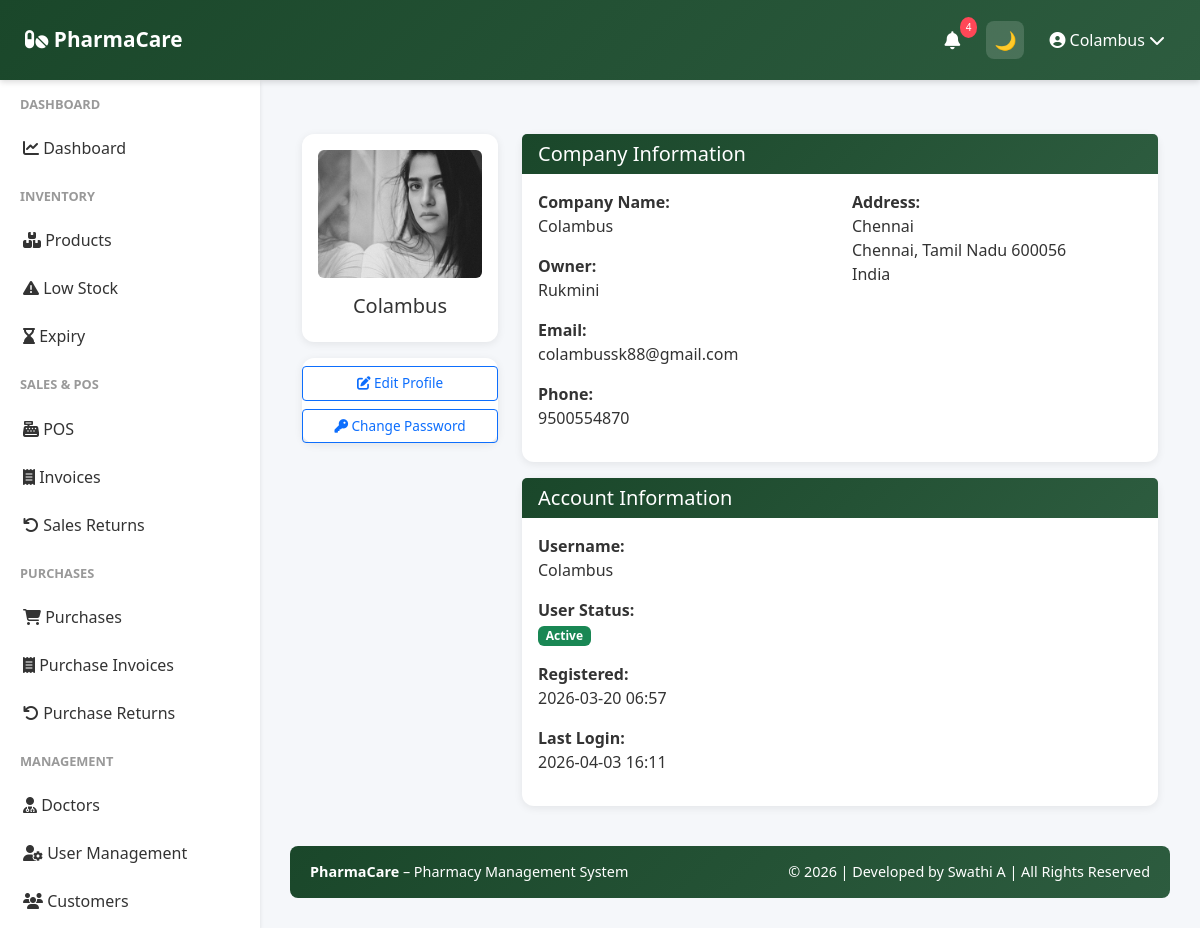
The app's page /profile (signed in) with its own data.
### app/models.py (models this page shows, shortened)
class User(UserMixin, db.Model):
    __tablename__ = 'user'
    id = db.Column(db.Integer, primary_key=True)
    company_id = db.Column(db.Integer, db.ForeignKey('company.id'), nullable=False)
    role = db.Column(db.String(20), default='manager')
    username = db.Column(db.String(255), unique=True, nullable=False)
    password_hash = db.Column(db.String(255), nullable=False)
    is_active = db.Column(db.Boolean, default=True)
    last_login = db.Column(db.DateTime)
    created_date = db.Column(db.DateTime, default=datetime.utcnow)
    updated_date = db.Column(db.DateTime, default=datetime.utcnow, onupdate=datetime.utcnow)
    company = db.relationship('Company', back_populates='user')

class Company(db.Model):
    __tablename__ = 'company'
    id = db.Column(db.Integer, primary_key=True)
    company_id = db.Column(db.String(36), unique=True, default=lambda: str(uuid.uuid4()))
    company_name = db.Column(db.String(255), nullable=False)
    owner_name = db.Column(db.String(255), nullable=False)
    email = db.Column(db.String(255), unique=True, nullable=False)
    phone = db.Column(db.String(20), nullable=False)
    address = db.Column(db.String(500), nullable=False)
    city = db.Column(db.String(100), nullable=False)
    state = db.Column(db.String(100), nullable=False)
    country = db.Column(db.String(100), nullable=False)
    postal_code = db.Column(db.String(20), nullable=False)
    gst_number = db.Column(db.String(50), unique=True)
    drug_license_number = db.Column(db.String(100), unique=True)
    logo_path = db.Column(db.String(500))
    is_active = db.Column(db.Boolean, default=True)
    created_date = db.Column(db.DateTime, default=datetime.utcnow)
    updated_date = db.Column(db.DateTime, default=datetime.utcnow, onupdate=datetime.utcnow)
    user = db.relationship('User', back_populates='company', uselist=False, cascade='all, delete-orphan')
    products = db.relationship('Product', back_populates='company', cascade='all, delete-orphan')
    sales = db.relationship('Sale', back_populates='company', cascade='all, delete-orphan')
    purchases = db.relationship('Purchase', back_populates='company', cascade='all, delete-orphan')
    customers = db.relationship('Customer', back_populates='company', cascade='all, delete-orphan')
    suppliers = db.relationship('Supplier', back_populates='company', cascade='all, delete-orphan')
    expenses = db.relationship('Expense', back_populates='company', cascade='all, delete-orphan')
    alerts = db.relationship('Alert', back_populates='company', cascade='all, delete-orphan')

### app/routes/auth.py (the view)
@auth_bp.route('/profile')
@login_required
def profile():
    company = current_user.company
    return render_template('profile.html', company=company)

### app/templates/profile.html (shortened to what this page needs)
{% extends "base.html" %}
{% block content %}
<div class="container mt-4">
    <div class="row">
        <div class="col-md-3">
            <div class="card text-center">
                <div class="card-body">
                    {% if company.logo_path %}
                    <img src="{{ url_for('static', filename=company.logo_path) }}" class="img-fluid rounded" style="max-height: 150px;">
                    {% else %}
                    <div class="bg-light rounded p-4">
                        <i class="fas fa-hospital" style="font-size: 80px; color: #ccc;"></i>
                    </div>
                    {% endif %}
                    <h5 class="mt-3">{{ company.company_name }}</h5>
                </div>
            </div>
            <div class="card mt-3">
                <div class="list-group list-group-flush">
                    <a href="{{ url_for('auth.edit_profile') }}" class="btn btn-outline-primary btn-sm w-100 mt-2">
                        <i class="fas fa-edit"></i> Edit Profile
                    </a>
                    <a href="{{ url_for('auth.change_password') }}" class="btn btn-outline-primary btn-sm w-100 mt-2">
                        <i class="fas fa-key"></i> Change Password
                    </a>
                </div>
            </div>
        </div>
        <div class="col-md-9">
            <div class="card">
                <div class="card-header">
                    <h5 class="mb-0">Company Information</h5>
                </div>
                <div class="card-body">
                    <div class="row">
                        <div class="col-md-6">
                            <p><strong>Company Name:</strong><br>{{ company.company_name }}</p>
                            <p><strong>Owner:</strong><br>{{ company.owner_name }}</p>
                            <p><strong>Email:</strong><br>{{ company.email }}</p>
                            <p><strong>Phone:</strong><br>{{ company.phone }}</p>
                        </div>
                        <div class="col-md-6">
                            <p><strong>Address:</strong><br>{{ company.address }}<br>{{ company.city }}, {{ company.state }} {{ company.postal_code }}<br>{{ company.country }}</p>
                        </div>
                    </div>
                </div>
            </div>
            <div class="card mt-3">
                <div class="card-header">
                    <h5 class="mb-0">Account Information</h5>
                </div>
                <div class="card-body">
                    <p><strong>Username:</strong><br>{{ current_user.username }}</p>
                    <p><strong>User Status:</strong><br><span class="badge bg-success">Active</span></p>
                        <p><strong>Registered:</strong><br>{{ company.created_date.strftime('%Y-%m-%d %H:%M') if company.created_date else '' }}</p>
                        <p><strong>Last Login:</strong><br>{{ current_user.last_login.strftime('%Y-%m-%d %H:%M') if current_user.last_login else '' }}</p>
                </div>
            </div>
        </div>
    </div>
</div>
{% endblock %}

### app/templates/base.html (shortened to what this page needs)
<!doctype html>
<html lang="en" data-theme="light">
  <head>
    <link
      href="https://cdn.jsdelivr.net/npm/bootstrap@5.3.0/dist/css/bootstrap.min.css"
      rel="stylesheet"
    />
    <link
      rel="stylesheet"
      href="https://cdnjs.cloudflare.com/ajax/libs/font-awesome/6.4.0/css/all.min.css"
    />
  </head>
  <body>
   <nav class="navbar">
  <a class="navbar-brand" href="{{ url_for('dashboard.dashboard') }}">
    <i class="fas fa-pills"></i> PharmaCare
  </a>
  <div class="navbar-right">
    <div class="nav-icon dropdown">
      <a href="#" data-bs-toggle="dropdown">
        <i class="fas fa-bell"></i>
        <span id="alert-badge" class="notification-badge">3</span>
      </a>
    </div>
    <button id="themeToggle" class="nav-icon">
      🌙
    </button>
    <div class="user-menu-navbar dropdown">
      <a href="#" data-bs-toggle="dropdown">
        <i class="fas fa-user-circle"></i>
        {{ current_user.username }}
        <i class="fas fa-chevron-down"></i>
      </a>
    </div>
  </div>
</nav>
    {% if current_user.is_authenticated %}
    <div class="sidebar">
      <nav class="nav flex-column">
        {% if current_user.company and current_user.company.company_name ==
        'Platform Admin' %}
        <div class="nav-section-title">Admin</div>
        <a
          class="nav-link {% if 'admin/companies' in request.path %}active{% endif %}"
          href="{{ url_for('admin.companies_list') }}"
        >
          <i class="fas fa-building"></i> Companies
        </a>
        <a class="nav-link" href="{{ url_for('auth.profile') }}">
          <i class="fas fa-cog"></i> Settings
        </a>
        {% else %}
        <div class="nav-section-title">Dashboard</div>
        <a
          class="nav-link {% if request.endpoint == 'dashboard.dashboard' %}active{% endif %}"
          href="{{ url_for('dashboard.dashboard') }}"
        >
          <i class="fas fa-chart-line"></i> Dashboard
        </a>
        <div class="nav-section-title">Inventory</div>
        <a
          class="nav-link {% if 'inventory' in request.path %}active{% endif %}"
          href="{{ url_for('inventory.products_list') }}"
        >
          <i class="fas fa-boxes"></i> Products
        </a>
        <a
          class="nav-link {% if request.endpoint == 'inventory.low_stock_report' %}active{% endif %}"
          href="{{ url_for('inventory.low_stock_report') }}"
        >
          <i class="fas fa-exclamation-triangle"></i> Low Stock
        </a>
        <a
          class="nav-link {% if request.endpoint == 'inventory.expiry_report' %}active{% endif %}"
          href="{{ url_for('inventory.expiry_report') }}"
        >
          <i class="fas fa-hourglass-end"></i> Expiry
        </a>
        <div class="nav-section-title">Sales & POS</div>
        <a
          class="nav-link {% if request.endpoint == 'sales.pos' %}active{% endif %}"
          href="{{ url_for('sales.pos') }}"
        >
          <i class="fas fa-cash-register"></i> POS
        </a>
        <a
          class="nav-link {% if 'invoices' in request.path %}active{% endif %}"
          href="{{ url_for('sales.invoices_list') }}"
        >
          <i class="fas fa-receipt"></i> Invoices
        </a>
        <a
          class="nav-link {% if request.endpoint == 'sales.sales_returns_list' %}active{% endif %}"
          href="{{ url_for('sales.sales_returns_list') }}"
        >
          <i class="fas fa-undo"></i> Sales Returns
        </a>
<div class="nav-section-title">Purchases</div>
<a
  class="nav-link {% if request.endpoint == 'purchases.purchases_list' %}active{% endif %}"
  href="{{ url_for('purchases.purchases_list') }}"
>
  <i class="fas fa-shopping-cart"></i> Purchases
</a>
<a
  class="nav-link {% if 'purchases' in request.path %}active{% endif %}"
  href="{{ url_for('purchases.purchases_list') }}"
>
  <i class="fas fa-receipt"></i> Purchase Invoices
</a>
<a
  class="nav-link {% if request.endpoint == 'purchases.returns_list' %}active{% endif %}"
  href="{{ url_for('purchases.returns_list') }}"
>
  <i class="fas fa-undo"></i> Purchase Returns
</a>
        <div class="nav-section-title">Management</div>
        <a
          class="nav-link {% if 'doctors' in request.path %}active{% endif %}"
          href="{{ url_for('doctors.doctors_list') }}"
        >
          <i class="fas fa-user-md"></i> Doctors
        </a>
        {% if current_user.role == 'owner' %}
        <a
          class="nav-link {% if 'users' in request.path %}active{% endif %}"
          href="{{ url_for('users.users_list') }}"
        >
          <i class="fas fa-user-cog"></i> User Management
        </a>
        {% endif %}
        <a
          class="nav-link {% if 'customers' in request.path %}active{% endif %}"
          href="{{ url_for('customers.customers_list') }}"
        >
          <i class="fas fa-users"></i> Customers
        </a>
        {% endif %}
      </nav>
    </div>
    {% endif %}
    <div
      class="{% if current_user.is_authenticated %}main-content{% else %}auth-page{% endif %}"
    >
       {% block content %}{% endblock %}
      <footer class="footer text-center">
        <div class="row">
          <div class="col-md-6 text-md-start">
            <strong>PharmaCare</strong> – Pharmacy Management System
          </div>
          <div class="col-md-6 text-md-end">
            © 2026 | Developed by Swathi A | All Rights Reserved
          </div>
        </div>
      </footer>
    </div>
  </body>
</html>

### app/templates/base.html (style rules this page uses)
:root { --primary-color: #1a472a; --secondary-color: #2d5c3f; --danger-color: #dc3545; --success-color: #28a745; --warning-color: #ffc107; --info-color: #17a2b8; --bg-color: #f5f7fa; --text-color: #333; --card-bg: #ffffff; --sidebar-bg: #ffffff; }
body { font-family: "Segoe UI", Tahoma, Geneva, Verdana, sans-serif; background: var(--bg-color); color: var(--text-color); }
.navbar { background: linear-gradient(135deg,var(--primary-color),var(--secondary-color)); box-shadow:0 2px 6px rgba(0,0,0,0.15); position:fixed; top:0; left:0; width:100%; height: 80px; z-index:1000; display:flex; align-items:center; justify-content:space-between; padding:0 25px; }
.navbar-brand { font-weight:600; font-size:1.3rem; }
.navbar-right { display:flex; align-items:center; gap:15px; }
.nav-icon { width:38px; height:38px; display:flex; align-items:center; justify-content:center; border-radius:8px; color:#fff; font-size:18px; cursor:pointer; position:relative; transition:all 0.25s ease; }
.navbar a { color:white !important; text-decoration:none; }
#themeToggle { border:none; background:rgba(255,255,255,0.15); width:38px; height:38px; border-radius:8px; display:flex; align-items:center; justify-content:center; font-size:18px; cursor:pointer; }
.navbar .fa-bell { color:white; }
.notification-badge { position:absolute; top:-4px; right:-6px; background:#ff4757; color:white; font-size:10px; padding:3px 6px; border-radius:50%; }
.user-menu-navbar { display:flex; align-items:center; gap:8px; color:white; font-weight:500; cursor:pointer; padding:6px 10px; border-radius:8px; transition:all 0.25s ease; }
.sidebar { background: var(--sidebar-bg); box-shadow:0 2px 4px rgba(0,0,0,0.1); position:fixed; top:80px; left:0; bottom:0; width:260px; overflow-y:auto; }
.sidebar .nav-link { color:var(--text-color); padding:12px 20px; border-left:3px solid transparent; transition:.3s; }
.sidebar .nav-section-title { font-size:.8rem; font-weight:600; color:#999; text-transform:uppercase; padding:15px 20px 10px; }
.main-content { margin-left:260px; margin-top:80px; padding:30px; }
.card, .stat-card { background:var(--card-bg); color:var(--text-color); border:none; border-radius:12px; box-shadow:0 2px 8px rgba(0,0,0,0.08); }
.card-header { background:linear-gradient(135deg,var(--primary-color),var(--secondary-color)); color:#fff; border:none; font-weight:600; }
.btn-sm { padding:6px 12px; font-size:.85rem; }
.footer { background:linear-gradient(135deg,var(--primary-color),var(--secondary-color)); color:#fff; padding:15px 20px; margin-top:40px; border-radius:8px; font-size:.9rem; }

### records on screen
User: username "Colambus", last_login "2026-04-03 16:11"
Company: logo_path (picture), company_name "Colambus", owner_name "Rukmini", email "colambussk88@gmail.com", phone "9500554870", address "Chennai", city "Chennai", state "Tamil Nadu", postal_code "600056", country "India", created_date "2026-03-20 06:57"
